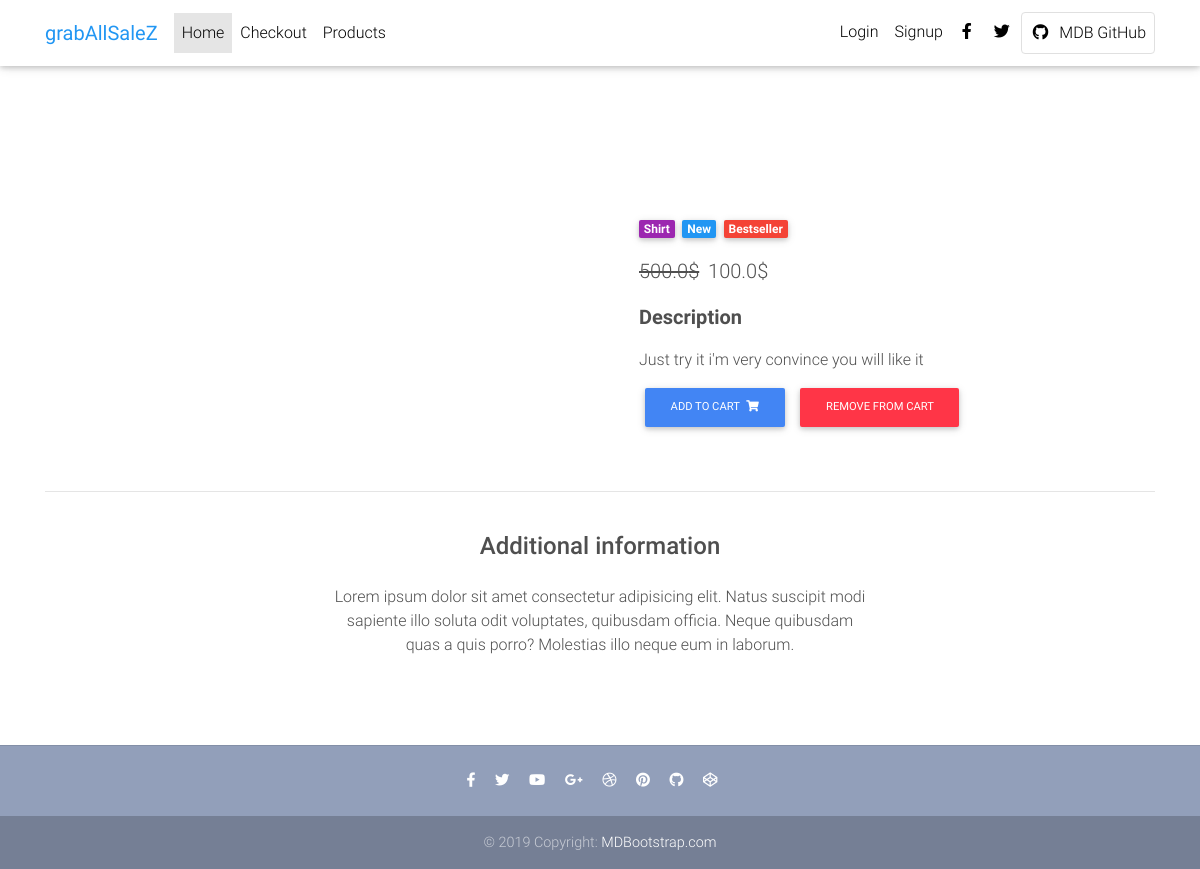
The app's page /product/test-product-1/ with its own data.
### core/models.py (models this page shows, shortened)
class Item(models.Model):
    title = models.CharField(max_length=100)
    price = models.FloatField()
    discount_price = models.FloatField(blank=True, null=True)
    description = models.TextField()
    category = models.CharField(choices=CATEGORY_CHOICES, max_length=2)
    label = models.CharField(choices=LABEL_CHOICES, max_length=1)
    slug = models.SlugField()
    image = models.ImageField()
    def get_add_to_cart_url(self):
        return reverse("core:add-to-cart", kwargs={'slug':self.slug})
    def get_remove_from_cart_url(self):
        return reverse("core:remove-from-cart", kwargs={'slug':self.slug})

### core/views.py (the view)
# urls.py: path('product/<slug>/', ItemDetailView.as_view(), name = 'product'),
class ItemDetailView(DetailView):
    model = Item
    template_name = 'product.html'

### templates/product.html (shortened to what this page needs)
{% extends 'base.html' %}
{% block content %}
  <main class="mt-5 pt-4">
    <div class="container dark-grey-text mt-5">
      <div class="row wow fadeIn">
        <div class="col-md-6 mb-4">
        </div>
        <div class="col-md-6 mb-4">
          <div class="p-4">
            <div class="mb-3">
              <a href="">
                <span class="badge purple mr-1">{{ object.get_category_display }}</span>
              </a>
              <a href="">
                <span class="badge blue mr-1">New</span>
              </a>
              <a href="">
                <span class="badge red mr-1">Bestseller</span>
              </a>
            </div>
            <p class="lead">
                {% if object.discount_price %}
              <span class="mr-1">
                <del>{{ object.price }}$</del>
              </span>
                  <span>{{ object.discount_price }}$</span>
                {% else %}
              <span>{{ object.price }}$</span>
                {% endif %}
            </p>
            <p class="lead font-weight-bold">Description</p>
            <p>{{ object.description }}</p>
            <a href="{{ object.get_add_to_cart_url }}" class="btn btn-primary btn-md my-0 p">Add to cart
              <i class="fas fa-shopping-cart ml-1"></i>
            </a>
            <a href="{{ object.get_remove_from_cart_url }}" class="btn btn-danger btn-md my-0 p">remove from cart
            </a>
          </div>
        </div>
      </div>
      <hr>
      <div class="row d-flex justify-content-center wow fadeIn">
        <div class="col-md-6 text-center">
          <h4 class="my-4 h4">Additional information</h4>
          <p>Lorem ipsum dolor sit amet consectetur adipisicing elit. Natus suscipit modi sapiente illo soluta odit
            voluptates,
            quibusdam officia. Neque quibusdam quas a quis porro? Molestias illo neque eum in laborum.</p>
        </div>
      </div>
      <div class="row wow fadeIn">
        <div class="col-lg-4 col-md-12 mb-4">
        </div>
        <div class="col-lg-4 col-md-6 mb-4">
        </div>
        <div class="col-lg-4 col-md-6 mb-4">
        </div>
      </div>
    </div>
  </main>
{% endblock %}

### templates/base.html (style rules this page uses)
html, body, header, .carousel { height: 60vh; }

### records on screen
Item: category "Shirt", price "500.0", discount_price "100.0", description "Just try it i'm very convince you will like it"
